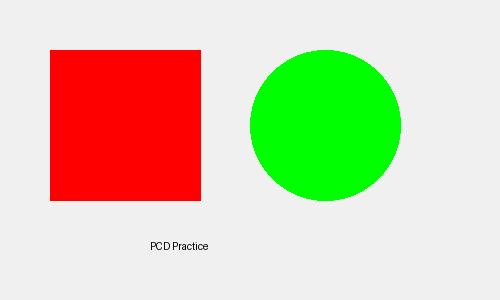
#> input picture pcd-stup/image.jpg, 500 x 300 px
$ python modul_11_segmentasi.py
#> lines starting #> are read from the running program, lines starting #| are printed output that depends on the picture; after the words box and inside, x2 and y2 are one past the last pixel; in counts of white or black regions, pixels touching at a corner belong together
import cv2
img=cv2.imread('image.jpg',0)
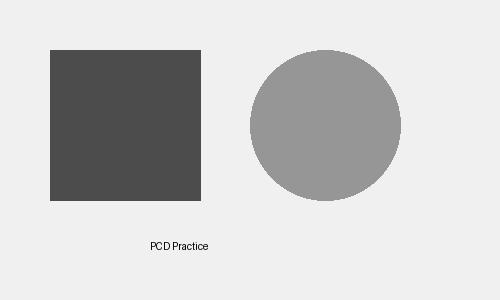
#> img: shape (300, 500); min 0, max 255, mean 204.1
_,th=cv2.threshold(img,0,255,cv2.THRESH_BINARY+cv2.THRESH_OTSU)
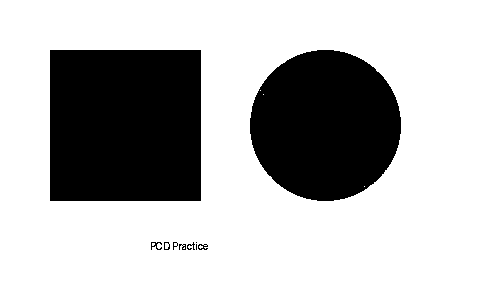
#> th: shape (300, 500); 72.8% white; 10 black regions (3 under 20 px), largest, box (x1, y1, x2, y2) and area: (50, 50, 201, 201) 22801, (250, 50, 401, 201) 17865, (151, 242, 162, 250) 41
cv2.imwrite('segment.jpg',th)
